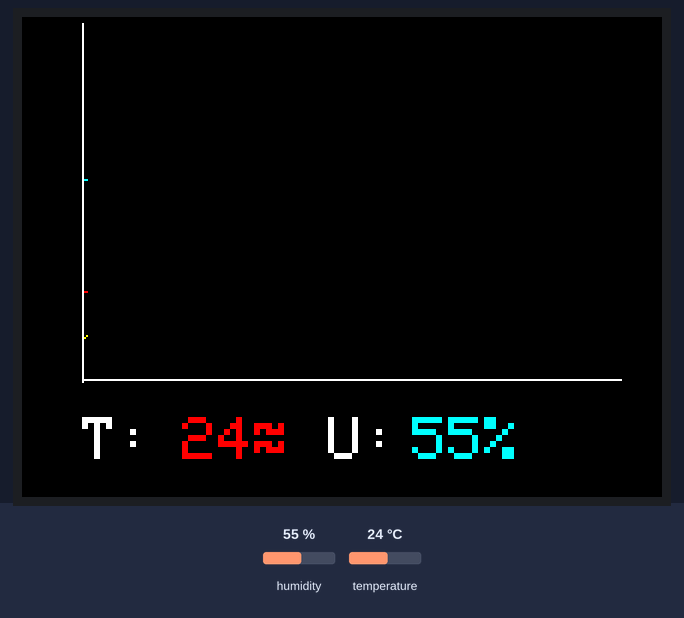
A sketch run on a simulated ESP32. Parts: 320×240 colour display. Inputs (shaded band) come from the test bench; at power-on: humidity 55 %, temperature 24 °C.

Above: at 1.4 s.
1.5 s: humidity set to 22 %
At 3.1 s:
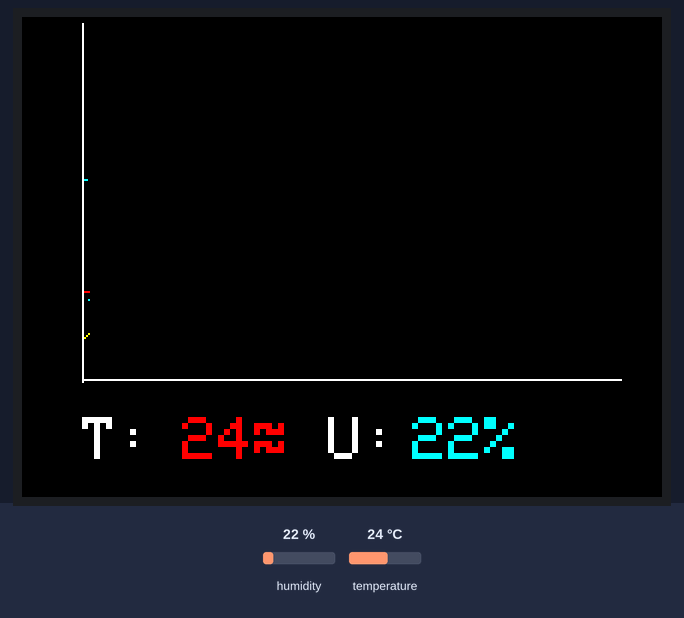
4.8 s: temperature set to 12 °C
At 6.2 s:
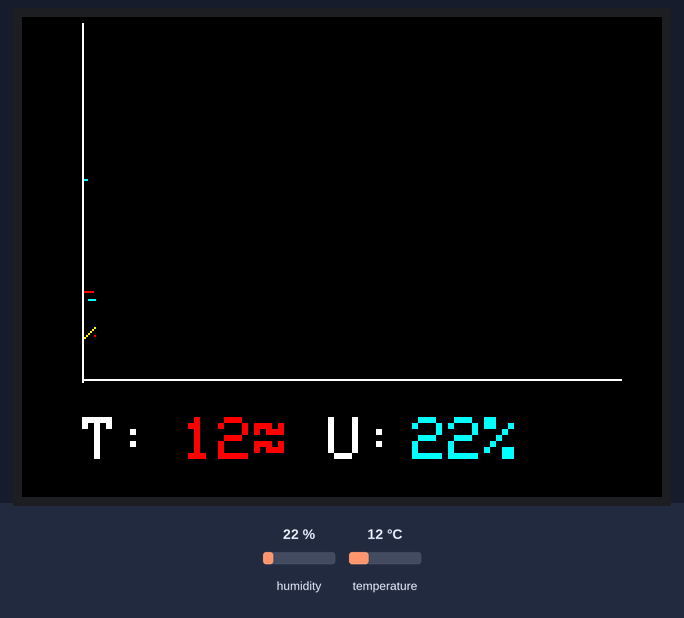
7.9 s: humidity set to 40 %
At 9.3 s:
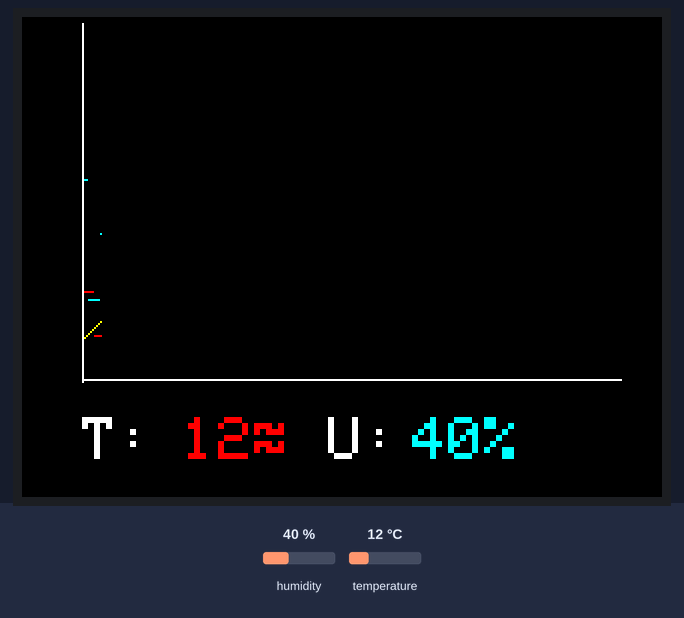
11.0 s: temperature set to 19 °C
At 12.3 s:
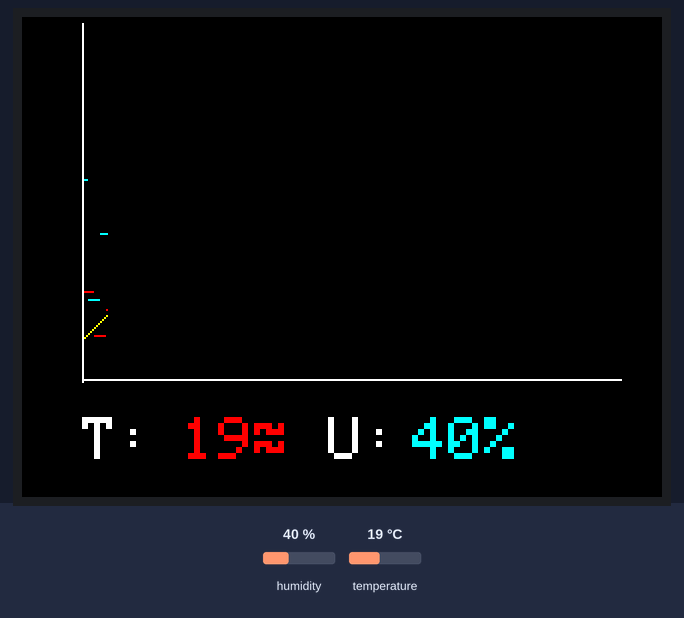
Timing chart, 0 to 14.0 s (numbered marks = the images above; inputs shaded):
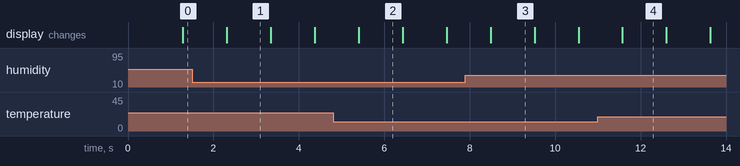

The sketch:

dhtgraph.ino
```cpp
// M5Stackで温湿度センサーDHT22(AM2302)を使用するサンプル
// SW参考:
// https://www.instructables.com/id/ESP32-M5Stack-With-DHT22/

// DHT22の結線は以下の通り
//    ピンはセンサー正面向かって左から
//    1 - VDD(3.3V)
//    2 - SCA(GPIO5[M5Stack本体正面向かって右側上から6番目])
//    3 - NC(nouse)
//    4 - GND(GND)
//    ※1と2を抵抗10k(茶黒橙金)でつなぐ
// HW参考:
// https://littlewing.hatenablog.com/entry/2016/06/09/140637


// M5StackとDHTのライブラリ
#include <M5Stack.h>
#include <SimpleDHT.h>

// 色の定義
#define BLACK   0x0000
#define RED     0xF800
#define CYAN    0x07FF
#define YELLOW  0xFFE0
#define WHITE   0xFFFF

#define DHTPIN 5 // DHTで使用するピンNo

// センサーオブジェクト
SimpleDHT22 dht;

int leituraAtual = 1;

// X軸とY軸の定義
#define POS_X_GRAFICO       30
#define POS_Y_GRAFICO       3
#define ALTURA_GRAFICO      180
#define COMPRIMENTO_GRAFICO 270

// 温度と湿度のデータを書き込む座標の定義
#define POS_X_DADOS 30
#define POS_Y_DADOS 200

// 湿度と温度の読み取り値を保存する変数
int umidade = 0;
int temperatura = 0;

// 例の線を描くためにy座標の値を保存する変数
// 値は1から1に変化します
int linhaExemplo = 20;
int fator = 1; // 行変数で単位を加算するか減算するかを示します


void setup() {
  Serial.begin(115200);

  // M5Stackの初期化
  M5.begin();

  // 画面全体を黒く塗る
  M5.Lcd.fillScreen(BLACK);

  // 次のコマンドは、デカルト軸線を白で描画します
  // drawFastVLine(x, y, width, color) --> 縦線
  M5.Lcd.drawFastVLine(POS_X_GRAFICO, POS_Y_GRAFICO, ALTURA_GRAFICO, WHITE); // Y軸
  // drawFastHLine(x, y, width, color) --> 横線
  M5.Lcd.drawFastHLine(POS_X_GRAFICO, ALTURA_GRAFICO+1, COMPRIMENTO_GRAFICO, WHITE); // X軸

  // 画面に書き込むテキストのサイズを設定します
  M5.Lcd.setTextSize(3);
  // テキストに白色を設定します
  M5.Lcd.setTextColor(WHITE);

  // 書き込み用のカーソルの位置
  M5.Lcd.setCursor(POS_X_DADOS, POS_Y_DADOS);
  M5.Lcd.print("T: "); // 温度を示す
  M5.Lcd.setCursor(POS_X_DADOS+105, POS_Y_DADOS);
  M5.Lcd.print(" U: "); // 湿度を示す

}

void loop() {
  // 温度と湿度を読み取ります
  float temp, umid;
  int status = dht.read2(DHTPIN, &temp, &umid, NULL);

  if (status == SimpleDHTErrSuccess) {
    temperatura = temp;
    umidade = umid;
  }

  // 変数の値をプロットにマッピングする
  // ディスプレイの高さが240pxであり、チャートでは180だけを分離したため、必要です。
  // 湿度は0-100から読むことができます
  int temperaturaMapeada = map(temperatura, 0, 100, 0, ALTURA_GRAFICO);
  int umidadeMapeada = map(umidade, 0, 100, 0, ALTURA_GRAFICO);

  // センサーの読み取り値を参照する点を画面に描画します
  M5.Lcd.drawPixel(POS_X_GRAFICO+leituraAtual, ALTURA_GRAFICO-temperaturaMapeada, RED);
  M5.Lcd.drawPixel(POS_X_GRAFICO+leituraAtual, ALTURA_GRAFICO-umidadeMapeada, CYAN);

  // 変化しているサンプル行を参照する点を画面に描画します
  M5.Lcd.drawPixel(POS_X_GRAFICO+leituraAtual, ALTURA_GRAFICO-linhaExemplo, YELLOW);

  // ここで、サンプル行を制御します。最大値に達したら、値を減らします
  // 特定の最小値（この場合は10）まで、その後再び増加
  if (linhaExemplo == 70) fator = -1;
  else if (linhaExemplo == 10) fator = 1;

  // 行の値を合計する
  linhaExemplo += fator;

  // 読み取りカウンタをインクリメントします
  leituraAtual++;

  // 読み取り値が270（最大x軸番号）に達した場合、グラフの領域をクリアして再度描画します。
  if (leituraAtual == 270)
  {
    // チャートの全領域をクリアします
    M5.Lcd.fillRect(POS_X_GRAFICO+1, POS_Y_GRAFICO-1, COMPRIMENTO_GRAFICO, ALTURA_GRAFICO-1, BLACK);
    leituraAtual = 1; // 読み取りカウンターを1に設定します（新しいX座標）
  }

  // 温度と湿度の値を設定した領域をクリアします
  M5.Lcd.fillRect(POS_X_DADOS+50, POS_Y_DADOS, 60, 30, BLACK);
  M5.Lcd.fillRect(POS_X_DADOS+165, POS_Y_DADOS, 90, 30, BLACK);

  // カーソルを再配置して温度を書き込む
  M5.Lcd.setCursor(POS_X_DADOS+50, POS_Y_DADOS);

  M5.Lcd.setTextColor(RED);
  M5.Lcd.print(temperatura);
  M5.Lcd.print((char)247);

  // 水分を書き込むためにカーソルの位置を変更します
  M5.Lcd.setCursor(POS_X_DADOS+165, POS_Y_DADOS);

  M5.Lcd.setTextColor(CYAN);
  M5.Lcd.print(umidade);
  M5.Lcd.print("%");

  delay(1000);
}
```
